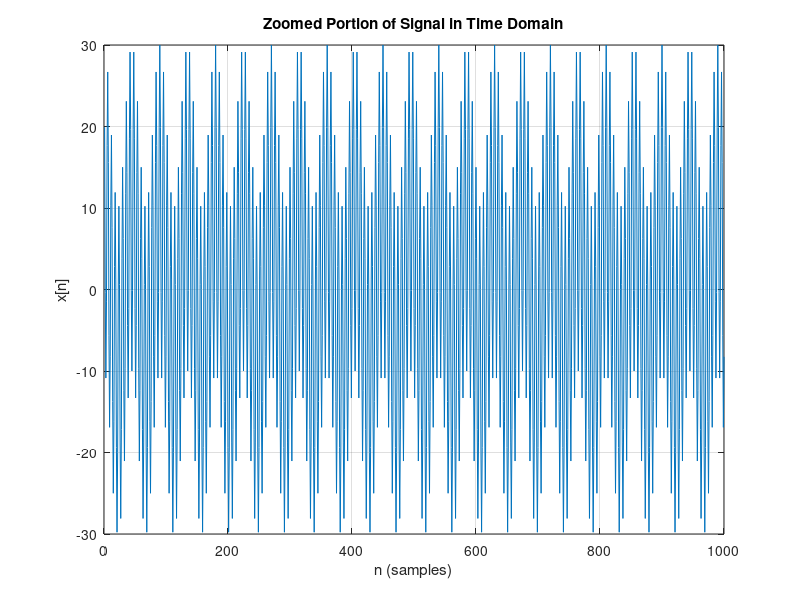

Reproduce this figure in MATLAB. (Note: this script raises an error after producing the figure.)
% Load the signal from the .mat file
load('sig_x.mat');  % This loads the variable 'x' from 'sig_x.mat'


% Check if the variable 'x' exists in the workspace
if exist('x', 'var')
    % Define the time vector
    n = 0:length(x)-1;  % Assuming the signal starts at n=0


    % Plot a specific portion of the signal (zoomed in)
    start_index = 1;  % Starting index for zooming in
    end_index = min(length(x), 1000);  % Ending index for zooming in (adjust as needed)
    x_zoomed = x(start_index:end_index);
    n_zoomed = start_index:end_index;

    % Plot the zoomed portion of the signal in the time domain
    figure;
    plot(n_zoomed, x_zoomed);
    title('Zoomed Portion of Signal in Time Domain');
    xlabel('n (samples)');
    ylabel('x[n]');
    grid on;

    
%     % Plot the signal in the time domain (original plot)
%     figure;
%     stem(n, x, 'filled');
%     title('Signal in Time Domain original');
%     xlabel('n (samples)');
%     ylabel('x[n]');
%     grid on;

        
%     % Downsample the signal if it's too long
%     factor = 100;  % Adjust the downsampling factor as needed
%     x_downsampled = x(1:factor:end);
%     n_downsampled = 0:factor:length(x_downsampled)*factor-1;
% 
%     % Plot the downsampled signal in the time domain
%     figure;
%     plot(n_downsampled, x_downsampled);
%     title('Downsampled Signal in Time Domain');
%     xlabel('n (samples)');
%     ylabel('x[n]');
%     grid on;
else
    disp('The variable x is not found in the loaded .mat file.');
end

% % Check if the variable 'x' exists in the workspace
% if exist('x', 'var')
%     % Define the sampling rate (e.g., 44100 Hz for CD-quality audio)
%     fs = 44100;
% 
%     % Play the signal using sound (ensure that 'x' is a row vector)
%     sound(x, fs);
% end


% Define the number of points for the FFT (e.g., 1024)
N = 1024;

% Compute and plot the DTFT
dtft_plot(x, N);

